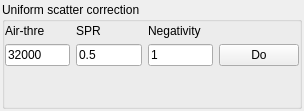
          <widget class="QWidget" name="tab_5">
           <attribute name="title">
            <string>Uniform sca. corr.</string>
           </attribute>
           <layout class="QGridLayout" name="gridLayout_42">
            <property name="leftMargin">
             <number>2</number>
            </property>
            <property name="topMargin">
             <number>2</number>
            </property>
            <property name="rightMargin">
             <number>2</number>
            </property>
            <property name="bottomMargin">
             <number>2</number>
            </property>
            <item row="0" column="0">
             <widget class="QGroupBox" name="groupBox_13">
              <property name="minimumSize">
               <size>
                <width>0</width>
                <height>0</height>
               </size>
              </property>
              <property name="maximumSize">
               <size>
                <width>300</width>
                <height>16777215</height>
               </size>
              </property>
              <property name="title">
               <string>Uniform scatter correction</string>
              </property>
              <layout class="QGridLayout" name="gridLayout_32">
               <property name="leftMargin">
                <number>0</number>
               </property>
               <property name="topMargin">
                <number>2</number>
               </property>
               <property name="rightMargin">
                <number>0</number>
               </property>
               <property name="bottomMargin">
                <number>0</number>
               </property>
               <item row="0" column="0">
                <layout class="QGridLayout" name="gridLayout_31">
                 <item row="1" column="2">
                  <widget class="QLineEdit" name="lineEdit_uniNegativity">
                   <property name="text">
                    <string>1</string>
                   </property>
                  </widget>
                 </item>
                 <item row="0" column="2" colspan="2">
                  <widget class="QLabel" name="label_62">
                   <property name="text">
                    <string>Negativity</string>
                   </property>
                  </widget>
                 </item>
                 <item row="0" column="0">
                  <widget class="QLabel" name="label_60">
                   <property name="text">
                    <string>Air-thre</string>
                   </property>
                  </widget>
                 </item>
                 <item row="0" column="1">
                  <widget class="QLabel" name="label_61">
                   <property name="text">
                    <string>SPR</string>
                   </property>
                  </widget>
                 </item>
                 <item row="1" column="3">
                  <widget class="QPushButton" name="pushButton_DoUniScatCor">
                   <property name="text">
                    <string>Do</string>
                   </property>
                  </widget>
                 </item>
                 <item row="1" column="0">
                  <widget class="QLineEdit" name="lineEdit_uniAirThre">
                   <property name="text">
                    <string>32000</string>
                   </property>
                  </widget>
                 </item>
                 <item row="1" column="1">
                  <widget class="QLineEdit" name="lineEdit_uniSPR">
                   <property name="text">
                    <string>0.5</string>
                   </property>
                  </widget>
                 </item>
                 <item row="2" column="2">
                  <spacer name="verticalSpacer">
                   <property name="orientation">
                    <enum>Qt::Vertical</enum>
                   </property>
                   <property name="sizeHint" stdset="0">
                    <size>
                     <width>20</width>
                     <height>40</height>
                    </size>
                   </property>
                  </spacer>
                 </item>
                </layout>
               </item>
              </layout>
             </widget>
            </item>
           </layout>
          </widget>
